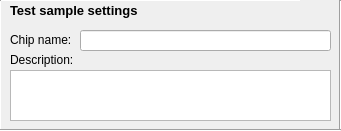
     <widget class="QWidget" name="widget_43" native="true">
      <property name="geometry">
       <rect>
        <x>760</x>
        <y>480</y>
        <width>341</width>
        <height>131</height>
       </rect>
      </property>
      <widget class="Line" name="line_66">
       <property name="geometry">
        <rect>
         <x>0</x>
         <y>-10</y>
         <width>301</width>
         <height>21</height>
        </rect>
       </property>
       <property name="orientation">
        <enum>Qt::Horizontal</enum>
       </property>
      </widget>
      <widget class="Line" name="line_67">
       <property name="geometry">
        <rect>
         <x>0</x>
         <y>-10</y>
         <width>301</width>
         <height>21</height>
        </rect>
       </property>
       <property name="orientation">
        <enum>Qt::Horizontal</enum>
       </property>
      </widget>
      <widget class="Line" name="line_68">
       <property name="geometry">
        <rect>
         <x>-10</x>
         <y>0</y>
         <width>20</width>
         <height>131</height>
        </rect>
       </property>
       <property name="orientation">
        <enum>Qt::Vertical</enum>
       </property>
      </widget>
      <widget class="Line" name="line_69">
       <property name="geometry">
        <rect>
         <x>330</x>
         <y>0</y>
         <width>20</width>
         <height>131</height>
        </rect>
       </property>
       <property name="orientation">
        <enum>Qt::Vertical</enum>
       </property>
      </widget>
      <widget class="Line" name="line_70">
       <property name="geometry">
        <rect>
         <x>0</x>
         <y>120</y>
         <width>341</width>
         <height>21</height>
        </rect>
       </property>
       <property name="orientation">
        <enum>Qt::Horizontal</enum>
       </property>
      </widget>
      <widget class="QLabel" name="label_43">
       <property name="geometry">
        <rect>
         <x>10</x>
         <y>0</y>
         <width>161</width>
         <height>21</height>
        </rect>
       </property>
       <property name="font">
        <font>
         <pointsize>10</pointsize>
         <weight>75</weight>
         <bold>true</bold>
        </font>
       </property>
       <property name="text">
        <string>Test sample settings</string>
       </property>
       <property name="textFormat">
        <enum>Qt::AutoText</enum>
       </property>
       <property name="wordWrap">
        <bool>false</bool>
       </property>
      </widget>
      <widget class="QPlainTextEdit" name="chip_desc_plain_text_input">
       <property name="geometry">
        <rect>
         <x>10</x>
         <y>70</y>
         <width>321</width>
         <height>51</height>
        </rect>
       </property>
       <property name="readOnly">
        <bool>false</bool>
       </property>
      </widget>
      <widget class="QLabel" name="label_44">
       <property name="geometry">
        <rect>
         <x>10</x>
         <y>50</y>
         <width>81</width>
         <height>20</height>
        </rect>
       </property>
       <property name="text">
        <string>Description:</string>
       </property>
      </widget>
      <widget class="QLineEdit" name="chip_name">
       <property name="geometry">
        <rect>
         <x>80</x>
         <y>30</y>
         <width>251</width>
         <height>21</height>
        </rect>
       </property>
      </widget>
      <widget class="QLabel" name="label_45">
       <property name="geometry">
        <rect>
         <x>10</x>
         <y>30</y>
         <width>61</width>
         <height>20</height>
        </rect>
       </property>
       <property name="text">
        <string>Chip name:</string>
       </property>
      </widget>
     </widget>
